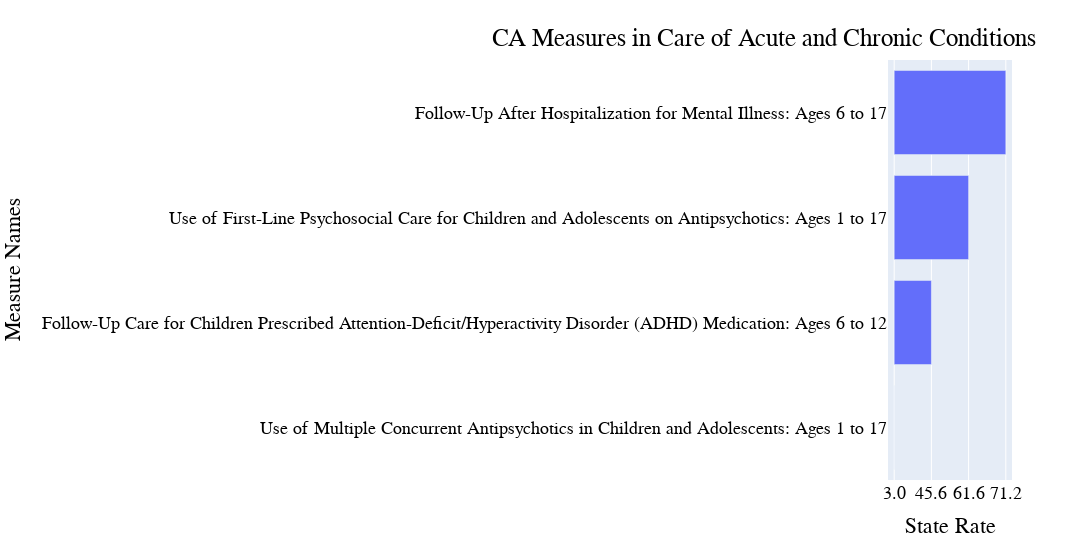

The notebook cell this image was saved under:
### Code cell
fig = px.bar(CA_BHC, 
             y='MeasureName',
             x='StateRate',
             hover_name="Measure Type", 
             hover_data=['Top','Median','Bottom'],
             orientation='h',
             width= 2000 
            
)

fig.update_layout(
    title={
        'text': "CA Measures in Care of Acute and Chronic Conditions",
        'y':0.95,
        'x':0.7,
        'xanchor': 'center',
        'yanchor': 'top'},
    xaxis_title="State Rate",
    yaxis_title="Measure Names",
 font=dict(
        family="Arial",
        size=18,
        color="Black"
    ))


fig.show()

### Figure 1 — Plotly figure (JSON) as saved in the notebook; plotly's stock layout.template omitted (floating-point values rounded to 4 significant figures)
{"data": [{"alignmentgroup": "True", "customdata": [[1.7, 2.6, 3.5], [55.8, 48.6, 41.9], [69.4, 62.8, 57.2], [58.8, 41.9, 35]], "hovertemplate": "<b>%{hovertext}</b><br><br>StateRate=%{x}<br>MeasureName=%{y}<br>Top=%{customdata[0]}<br>Median=%{customdata[1]}<br>Bottom=%{customdata[2]}<extra></extra>", "hovertext": ["Lower rates are better for this measure", "Higher rates are better for this measure", "Higher rates are better for this measure", "Higher rates are better for this measure"], "legendgroup": "", "marker": {"color": "#636efa", "pattern": {"shape": ""}}, "name": "", "offsetgroup": "", "orientation": "h", "showlegend": false, "textposition": "auto", "type": "bar", "x": ["3.0", "45.6", "61.6", "71.2"], "xaxis": "x", "y": ["Use of Multiple Concurrent Antipsychotics in Children and Adolescents: Ages 1 to 17", "Follow-Up Care for Children Prescribed Attention-Deficit/Hyperactivity Disorder (ADHD) Medication: Ages 6 to 12", "Use of First-Line Psychosocial Care for Children and Adolescents on Antipsychotics: Ages 1 to 17", "Follow-Up After Hospitalization for Mental Illness: Ages 6 to 17"], "yaxis": "y"}], "layout": {"barmode": "relative", "font": {"color": "Black", "family": "Arial", "size": 18}, "legend": {"tracegroupgap": 0}, "margin": {"t": 60}, "title": {"text": "CA Measures in Care of Acute and Chronic Conditions", "x": 0.7, "xanchor": "center", "y": 0.95, "yanchor": "top"}, "width": 2000, "xaxis": {"anchor": "y", "domain": [0, 1], "title": {"text": "State Rate"}}, "yaxis": {"anchor": "x", "domain": [0, 1], "title": {"text": "Measure Names"}}}}
